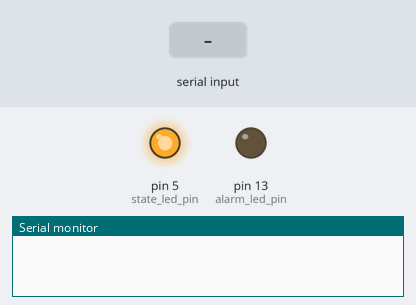
A sketch run on a simulated Arduino Uno, built with avr-gcc and run on an emulated ATmega328P. On the bench: output pins drawn as LEDs (lit = HIGH), the last lines printed to the serial monitor. Dashed ring = blinking. The inputs (shaded band) are chosen by the test bench. EEPROM starts erased.

Above: at 4.7 s.
4.8 s: "1\n" received over Serial
At 6.8 s:
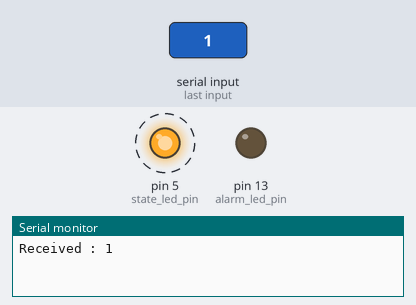
At 12.2 s:
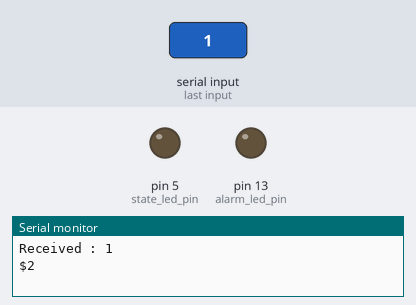
Timing chart, 0 to 12.5 s (numbered marks = the images above; inputs shaded):
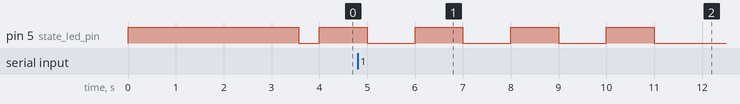

Measured:
- by itself, pin 5 (state_led_pin): alternates HIGH for 1.0 s and LOW for 1.0 s

The sketch:

alarm.ino
```cpp
#include "Event.h"
#include "EventHandlerManager.h"
#include "SerialMessageReceived.h"
#include "SystemManager.h"
#include "TimerOne.h"
#include "SettingsManager.h"
#include "EEPROM.h"
#include "TrueRandom.h"

String input = "";
String uuid = "";
SystemManager* systemManager;
SettingsManager* settings;

void setup() {
  Serial.begin(9600);
  input.reserve(20);
  systemManager = new SystemManager();
  settings = new SettingsManager();

  // Controllo se in memoria è salvato l'UUID del sistema.
  if(settings->needUUID()) {
    /*
     * Se la memoria EEPROM non è mai stata usata ogni cella contiene il valore 255.
     * Con questa operazione scrivo su ogni cella il valore 0 in modo da marcarla come pulita
     */
    settings->clearEEPROM();
    uuid = generateUUID();
    settings->saveUUID(uuid);
  } else {
    uuid = settings->loadUUID();
  }

  systemManager->setId(uuid);
  addEventHandler(systemManager);
}

void loop() {
  mainEventLoop();
}

/*
 * Funzione di Arduino invocata quando sono disponibili dati sulla seriale
 * Il controllo viene eseguito come ultima istruzione della funzione loop
 */
void serialEvent() {
  input = Serial.readStringUntil('\n');
  dispatchEvent(new SerialMessageReceived(input));
}
```

Event.cpp
```cpp
#include "Event.h"

Event::Event(int type){
  this->type = type;
}

int Event::getType(){
  return type;
}
```

Event.h
```cpp
#ifndef __EVENT__
#define __EVENT__

/*
 *  Evento generico identificato da un tipo
 */
class Event {
  public:
    Event(int type);
    int getType();

  private:
    int type;
};

#endif
```

EventHandler.cpp
```cpp
#include "Event.h"
#include "EventHandler.h"

bool EventHandler :: isTriggered(Event* e) {
  for(int i = 0; i < this->arraySize; i++) {
    if(this->observedEvents[i] == e->getType()) {
      return true;
    }
  }

  return false;
}

void EventHandler :: addObservedEvent(int type) {
  this->observedEvents[this->arraySize] = type;
  this->arraySize++;
}
```

EventHandler.h
```cpp
#ifndef __EVENTHANDLER__
#define __EVENTHANDLER__

#include "Event.h"

#define MAX_OBSERVED_EVENTS 10


class EventHandler {

  public:
    virtual void notifyObserver(Event* e) = 0;
    bool isTriggered(Event* e);
    void addObservedEvent(int type);

  private:
    int observedEvents[MAX_OBSERVED_EVENTS];
    int arraySize = 0;

};

#endif
```

EventHandlerManager.cpp
```cpp
#include "EventHandlerManager.h"

EventHandlerManager* EventHandlerManager::instance = new EventHandlerManager();

EventHandlerManager* EventHandlerManager::getInstance(){
  return instance;
}

EventHandlerManager::EventHandlerManager(){
  nEventHandlers = 0;
}

bool EventHandlerManager::addEventHandler(EventHandler* eventHandler){
  if (nEventHandlers < MAX_HANDLERS){
    eventHandlers[nEventHandlers] = eventHandler;
    nEventHandlers++;
    return true;
  } else {
    return false;
  }
}

void EventHandlerManager::dispatchEvent(Event* ev){
  cli();
  eventQueue.enqueue(ev);
  sei();
}

void EventHandlerManager::mainEventLoop(){
  bool isEmpty = true;

  cli();
  isEmpty = eventQueue.isEmpty();
  sei();

  if(!isEmpty) {
    cli();
    Event* ev = eventQueue.dequeue();
    sei();

    // dispatch event
    for (int i = 0; i < nEventHandlers; i++){
      if (eventHandlers[i]->isTriggered(ev)){
        eventHandlers[i]->notifyObserver(ev);
      }
    }

    delete ev;
  }
}

void EventHandlerManager::clearEvents(){
  while(!eventQueue.isEmpty()){
    eventQueue.dequeue();
  }
}

/********************* Global **************/
bool addEventHandler(EventHandler* e){
  return EventHandlerManager::getInstance()->addEventHandler(e);
}

void dispatchEvent(Event* ev){
  return EventHandlerManager::getInstance()->dispatchEvent(ev);
}

void mainEventLoop(){
  EventHandlerManager::getInstance()->mainEventLoop();
}

void clearEvents(){
  EventHandlerManager::getInstance()->clearEvents();
}
```

EventHandlerManager.h
```cpp
#ifndef __HANDLERMANAGER__
#define __HANDLERMANAGER__

#include "Arduino.h"
#include "Event.h"
#include "EventHandler.h"

#define MAX_HANDLERS 20 // numero massimo di handlers gestiti
#define MAX_EVQUEUE_SIZE 50 // lunghezza della coda di eventi gestiti

// Classe utilizzata per la gestione della coda di eventi (politica FIFO)
class EventQueue{
  public:
    EventQueue(){
      head = tail = 0;
    }
    bool isEmpty() {
      return head == tail;
    }
    void enqueue(Event* ev){
      queue[tail] = ev;
      tail = (tail+1) % MAX_EVQUEUE_SIZE;
    }
    Event* dequeue(){
      if (isEmpty()){
        return 0;
      } else {
        Event* pev = queue[head];
        head = (head+1) % MAX_EVQUEUE_SIZE;
        return pev;
      }
    }

  private:
    Event* queue[MAX_EVQUEUE_SIZE];
    int head, tail;
};

// classe EventHandlerManager che gestisce gli event handler e il dispatch di eventi
class EventHandlerManager {
  public:
    static EventHandlerManager* getInstance();
    bool addEventHandler(EventHandler* eventHandler);
    void dispatchEvent(Event* ev);
    void mainEventLoop();
    void clearEvents();

  private:
    EventHandlerManager();
    EventQueue eventQueue;
    int nEventHandlers;
    EventHandler* eventHandlers[MAX_HANDLERS];

    static EventHandlerManager* instance;
};

/* ------------------------ Global  ------------------------ */

bool addEventHandler(EventHandler* e);
void dispatchEvent(Event* ev);
void mainEventLoop();
void clearEvents();

#endif
```

EventsCode.h
```cpp
#ifndef __EVENTS_CODE__
#define __EVENTS_CODE__

/*************** EVENTI INTERNI **********************/

#define BUTTON_PRESSED_EVENT  1
#define SERIAL_EVENT          2  // Messaggio ricevuto sulla seriale
#define TIMER_EVENT           3
#define PIR_DETECTION_EVENT   4


/**************** EVENTI ESTERNI ******************/

#define TURN_SYSTEM_ON  32   // Comando di attivazione del sistema
#define TURN_SYSTEM_OFF 33   // Comando di disattivazione del sistema
#define TURN_ALARM_OFF  34   // Comando di disattivazione dell'allarme
#define STATE_REQUEST   35   // Richiesta dello stato attuale del sistema
#define STATE_RESPONSE  36   // Risposta contenente lo stato del sistema
#define ID_REQUEST      37   // Richiesta dell'id attuale del sistema
#define ID_RESPONSE     38   // Risposta contenente l'id del sistema

/***************** STATI DEL SISTEMA ********************/
#define CALIBRATING_STATE   48
#define STATE_ON            49
#define STATE_OFF           50
#define ALARM_STATE         51

#endif
```

Led.cpp
```cpp
#include "Led.h"
#include "Arduino.h"

Led :: Led(int pin) {
  pinMode(pin, OUTPUT);
  this->pin = pin;
}

int Led :: getState() {
  return digitalRead(this->pin);
}

void Led :: setState(int state) {
  digitalWrite(this->pin, state);
}

bool Led :: isOn() {
  return this->getState() == HIGH;
}

void Led :: turnOn() {
  digitalWrite(this->pin, HIGH);
}

void Led :: turnOff() {
  digitalWrite(this->pin, LOW);
}
```

Led.h
```cpp
#ifndef __LED__
#define __LED__

/*
 * Classe che implementa il comportamento di un led
 */
class Led {

  public:
    Led(int pin);
    int getPin();
    void turnOn();
    void turnOff();
    int getState();
    void setState(int state);
    bool isOn();

  protected:
    int pin;
};

#endif
```

PirDetectionEvent.cpp
```cpp
#include "PirDetectionEvent.h"
#include "EventsCode.h"

PirDetectionEvent :: PirDetectionEvent() : Event(PIR_DETECTION_EVENT) { }
```

PirDetectionEvent.h
```cpp
#ifndef __PIREVENT__
#define __PIREVENT__

#include "Event.h"

/*
 * Evento generato quando un sensore pin individua un movimento
 */
class PirDetectionEvent : public Event {
  public:
    PirDetectionEvent();
};

#endif
```

PirSensor.cpp
```cpp
#include "PirSensor.h"
#include "EventHandlerManager.h"
#include "PirDetectionEvent.h"

long lastDetection = 0;
const long detectionDelayTime = 0;

PirSensor :: PirSensor(int pin) {
  this->pin = pin;
}

void PirSensor :: setEnabled(bool on) {
  if(on) {
    attachInterrupt(digitalPinToInterrupt(this->pin), motionDetected, RISING);
  } else {
    detachInterrupt(digitalPinToInterrupt(this->pin));
  }
}

bool PirSensor :: isDetecting() {
  return digitalRead(this->pin);
}

void motionDetected() {
  long t = millis();
  if((t - lastDetection) > detectionDelayTime) {
    lastDetection = t;
    dispatchEvent(new PirDetectionEvent());
  }
}
```

PirSensor.h
```cpp
#ifndef __PIRSENSOR__
#define __PIRSENSOR__

/*
 * Classe che implementa il comportamento di un sensore pir.
 * Se il pir è collegato ad un pin abilitato per le interrupt è possibile attivarlo in modo che generi eventi di tipo PirDetectionEvent quando viene generato un interrupt
 */
class PirSensor {
  public:
    PirSensor(int pin);
    bool isDetecting();
    void setEnabled(bool on);

  private:
    int pin;
};

void motionDetected();

#endif
```

SerialMessageReceived.cpp
```cpp
#include "SerialMessageReceived.h"
#include "EventsCode.h"

SerialMessageReceived :: SerialMessageReceived(String s) : Event(SERIAL_EVENT) {
  this->message = s;
}

String SerialMessageReceived :: getMessage() {
  return this->message;
}
```

SerialMessageReceived.h
```cpp
#include "Event.h"
#include "Arduino.h"

#ifndef __SERIALMESSAGE__
#define __SERIALMESSAGE__

/*
 * Evento generato quando viene ricevuto un messaggio dalla seriale
 */
class SerialMessageReceived : public Event {

  public:
    SerialMessageReceived(String message);
    String getMessage();

  private:
    String message;
};

#endif
```

SystemManager.cpp
```cpp
#include "SystemManager.h"
#include "EventsCode.h"

#define alarm_led_pin 13
#define state_led_pin 5
#define pir_pin 3
#define pirActivationTime 10000 // Tempo necessario al sensore pir per calibrarsi correttamente

int eventType = -1; // Codice dell'evento da gestire
int code = 0; // Codice ricevuto dalla seriale
String serialMessage = "";
long programStarted; // Tempo in cui il software è partito. Serve per interrompere la calibrazione

SystemManager :: SystemManager() : EventHandler() {
  // Entro nello stato di calibrazione
  this->startCalibrating();

  // Aggiungo gli eventi osservati
  this->addObservedEvent(TIMER_EVENT);
  this->addObservedEvent(SERIAL_EVENT);
  this->addObservedEvent(PIR_DETECTION_EVENT);

  // Inizializzo le componenti hardware
  this->alarmLed = new Led(alarm_led_pin);
  this->alarmLed->turnOff();
  this->stateLed = new Led(state_led_pin);
  this->stateLed->turnOn();
  this->pir = new PirSensor(pir_pin);
  this->pir->setEnabled(false);
  this->timer = new Timer(1000000);
}

void SystemManager :: notifyObserver(Event* e) {
  eventType = e->getType();

  switch(eventType) {
    case SERIAL_EVENT :
      this->handleSerialMessage((SerialMessageReceived*)e);
      break;

    case TIMER_EVENT :
      // Durante la calibrazione faccio lampeggiare il led di stato
      this->stateLed->setState(!this->stateLed->getState());

      // Fermo la calibrazione se è passato il tempo necessario (indentificato dalla variabile pirActivationTime)
      if((millis() - programStarted) > pirActivationTime) {
        this->endCalibrating();
      }

      break;

    case PIR_DETECTION_EVENT :
      if(this->state == STATE_ON) {
        this->alarmState();
        this->sendState();
      }

      break;

    default : break;
  }
}

void SystemManager :: startCalibrating() {
  this->state = CALIBRATING_STATE;
  programStarted = millis();
  this->timer->start();
}

void SystemManager :: endCalibrating() {
  this->timer->stop();
  this->systemOff();
  this->sendState();
}

void SystemManager :: systemOff() {
  this->stateLed->turnOff();
  this->state = STATE_OFF;
}

void SystemManager :: systemOn() {
  this->stateLed->turnOn();
  this->state = STATE_ON;
}

void SystemManager :: alarmState() {
  this->alarmLed->turnOn();
  this->state = ALARM_STATE;
}

void SystemManager :: turnAlarmOff() {
  this->alarmLed->turnOff();
  this->state = STATE_ON;
}

void SystemManager :: sendState() {
  Serial.write(STATE_RESPONSE);
  Serial.write(this->state);
  Serial.println();
}

void SystemManager :: setId(String uuid) {
  this->id = uuid;
}

void SystemManager :: handleSerialMessage(SerialMessageReceived* event) {
  serialMessage = event->getMessage();

  // Il codice del comando è il primo byte
  code = (int)serialMessage[0];

  switch(code) {
    case TURN_SYSTEM_ON :
        if(this->state == STATE_OFF) {
          this->systemOn();
          this->sendState();
        }
        break;

    case TURN_SYSTEM_OFF :
        if(this->state == STATE_ON) {
            this->systemOff(),
            this->sendState();
        }
        break;


    case TURN_ALARM_OFF :
        if(this->state == ALARM_STATE) {
            this->turnAlarmOff();
            this->sendState();
        }
        break;

    case STATE_REQUEST :
        this->sendState();
        break;

    case ID_REQUEST:
        Serial.write(ID_RESPONSE);
        Serial.println(this->id);
        break;

    default :
        Serial.print("Received : ");
        Serial.println(serialMessage);
        break;
  }
}
```

SystemManager.h
```cpp
#ifndef __SYSTEMMANAGER__
#define __SYSTEMMANAGER__

#include "EventHandler.h"
#include "Event.h"
#include "Timer.h"
#include "Led.h"
#include "Arduino.h"
#include "PirSensor.h"
#include "SerialMessageReceived.h"

#define MAX_OBSERVED_EVENTS 10

/*
 * Classe che gestisce le componenti del sistema per implementare il comportamento dell'applicazione.
 * In particolare è registrato come event handler dei seguenti tipi di eventi:
 *
 * - SerialEvent
 * - PirDetectionEvent
 * - TimerEvent
 */
class SystemManager : public EventHandler {

  public:
    SystemManager();
    void notifyObserver(Event* e);
    void setId(String uuid);

  private:
    int state;
    Led* alarmLed;
    Led* stateLed;
    Timer* timer;
    PirSensor* pir;
    String id;

    void startCalibrating();
    void endCalibrating();
    void systemOn();
    void systemOff();
    void alarmState();
    void turnAlarmOff();
    void sendState();
    void handleSerialMessage(SerialMessageReceived* message);
};

#endif
```

Timer.cpp
```cpp
#include "TimerOne.h"
#include "Timer.h"
#include "TimerEvent.h"
#include "EventHandlerManager.h"

Timer :: Timer(long period) {
  Timer1.initialize(period);
}

void Timer :: setPeriod(long period) {
  Timer1.setPeriod(period);
}

void Timer :: start() {
  Timer1.attachInterrupt(timerInterrupt);
}

void Timer :: stop() {
  Timer1.detachInterrupt();
}

void timerInterrupt() {
  dispatchEvent(new TimerEvent());
}
```

Timer.h
```cpp
#ifndef __TIMER__
#define __TIMER__

/*
 * Classe che implementa il comportamento di un timer e che utilizza il timer1 di Arduino.
 * Il timer viene inizializzato con una frequenza (espressa in microsecondi) e genera un evento di tipo TimerEvent
 * in base a tale frequenza. E' possibile fermare e far ripartire il timer dinamicamente
 * Questa classe utilizza la libreria Timer1
 */
class Timer {

  public:
    Timer(long period); // Inizializza il timer con la frequenza data. Di default il timer è spento quando è inizializzato
    void setPeriod(long period); // Re-inizializza il timer con la nuova frequenza
    void start(); // Fa ripartire il timer se era stato in precedenza stoppato
    void stop(); // Ferma il timer
};

void timerInterrupt();

#endif
```

TimerEvent.cpp
```cpp
#include "TimerEvent.h"
#include "EventsCode.h"
#include "Event.h"

TimerEvent :: TimerEvent() : Event(TIMER_EVENT) { }
```

TimerEvent.h
```cpp
#ifndef __TIMEREVENT__
#define __TIMEREVENT__

#include "Event.h"

/*
 * Evento generato allo scadere del timer
 */
class TimerEvent : public Event {

  public:
    TimerEvent();
};

#endif
```

SettingsManager.cpp
```cpp
#include "SettingsManager.h"
#include "EEPROM.h"
#include "TrueRandom.h"
#include "Arduino.h"

boolean SettingsManager :: needUUID() {
  /*
   * Se la memoria non è mai stata usata allora ogni cella contiene il valore 255.
   * Se ciò viene verificato attraverso questo ciclo allora assumo che in memoria non è presente l'UUID del sistema.
   * Nel caso la memoria sia stata utilizzata per altri scopi oltre a quello di salvare l'UUID del sistema potrebbero verificarsi malfunzionamenti,
   * è bene quindi accertarsi che la memoria sia inizializzata come nuova scrivendo su ogni cella il valore 255
   */
  for(int address = 0; address < EEPROM.length(); address++) {
    if(EEPROM.read(address) != 255) {
      return false;
    }
  }

  return true;
}

void SettingsManager :: clearEEPROM() {
  for(int address = 0; address < EEPROM.length(); address++) {
    EEPROM.write(address, 0);
  }
}

void SettingsManager :: saveUUID(String uuid) {
  int address;
  for(address = 0; address < uuid.length(); address++) {
    byte b = uuid.charAt(address);
    EEPROM.write(address, b);
  }

  EEPROM.write(address, 0);
}

String SettingsManager :: loadUUID() {
  String uuid = "";
  byte b = 1;
  int address = 0;

  while(b != 0 && address < EEPROM.length()) {
    b = EEPROM.read(address);
    if(b != 0) {
      uuid += char(b);
    }
    address++;
  }

  return uuid;
}

String generateUUID() {
  byte b[16];
  TrueRandom.uuid(b);

  String uuid = "";

  for(int i = 0; i < 16; i++) {
    if(i == 4 || i == 6 || i == 8 || i == 10) {
      uuid += "-";
    }
    uuid += String(b[i], HEX);
  }

  return uuid;
}
```

SettingsManager.h
```cpp
#ifndef __SETTINGS__
#define __SETTINGS__

#include "Arduino.h"

/**
 * Classe di gestione delle preferenze dell'applicazione, come l'UUID del sistema.
 */
class SettingsManager {
  public:
    void clearEEPROM(); // Pulisce la memoria permanente di Arduino scrivendo in ogni cella il byte 0
    void saveUUID(String uuid);
    String loadUUID();
    boolean needUUID(); // Indica se il sistema non ha ancora un UUID assegnato
};

String generateUUID();

#endif
```
